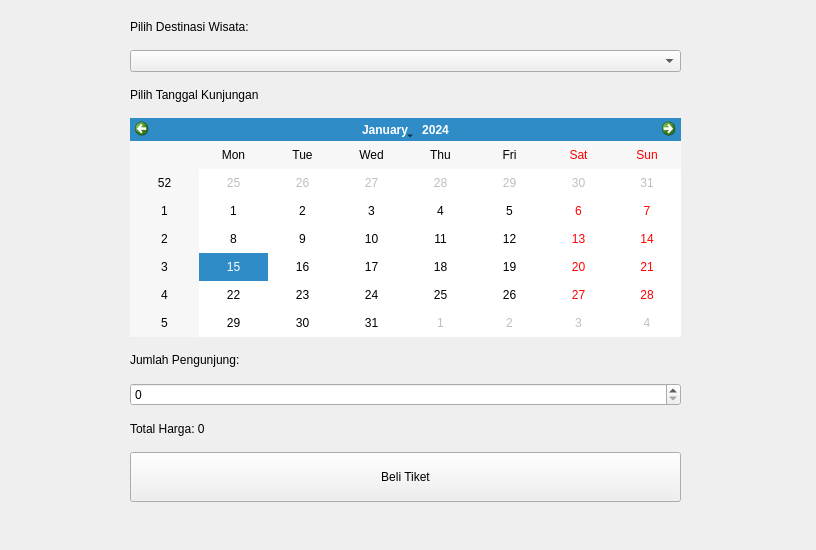
<?xml version="1.0" encoding="UTF-8"?>
<ui version="4.0">
 <class>Home</class>
 <widget class="QWidget" name="Home">
  <property name="geometry">
   <rect>
    <x>0</x>
    <y>0</y>
    <width>816</width>
    <height>550</height>
   </rect>
  </property>
  <property name="windowTitle">
   <string>Form</string>
  </property>
  <widget class="QWidget" name="verticalLayoutWidget">
   <property name="geometry">
    <rect>
     <x>130</x>
     <y>20</y>
     <width>551</width>
     <height>482</height>
    </rect>
   </property>
   <layout class="QVBoxLayout" name="verticalLayout">
    <property name="spacing">
     <number>16</number>
    </property>
    <item>
     <widget class="QLabel" name="label">
      <property name="text">
       <string>Pilih Destinasi Wisata:</string>
      </property>
     </widget>
    </item>
    <item>
     <widget class="QComboBox" name="cmb_destinasi">
      <property name="cursor">
       <cursorShape>PointingHandCursor</cursorShape>
      </property>
     </widget>
    </item>
    <item>
     <widget class="QLabel" name="label_2">
      <property name="text">
       <string>Pilih Tanggal Kunjungan</string>
      </property>
     </widget>
    </item>
    <item>
     <widget class="QCalendarWidget" name="calendar">
      <property name="cursor">
       <cursorShape>PointingHandCursor</cursorShape>
      </property>
     </widget>
    </item>
    <item>
     <widget class="QLabel" name="label_3">
      <property name="text">
       <string>Jumlah Pengunjung:</string>
      </property>
     </widget>
    </item>
    <item>
     <widget class="QSpinBox" name="sb_pengunjung"/>
    </item>
    <item>
     <widget class="QLabel" name="label_harga">
      <property name="text">
       <string>Total Harga: 0</string>
      </property>
     </widget>
    </item>
    <item>
     <widget class="QPushButton" name="btn_beli">
      <property name="minimumSize">
       <size>
        <width>0</width>
        <height>50</height>
       </size>
      </property>
      <property name="text">
       <string>Beli Tiket</string>
      </property>
     </widget>
    </item>
   </layout>
  </widget>
 </widget>
 <resources/>
 <connections/>
</ui>
